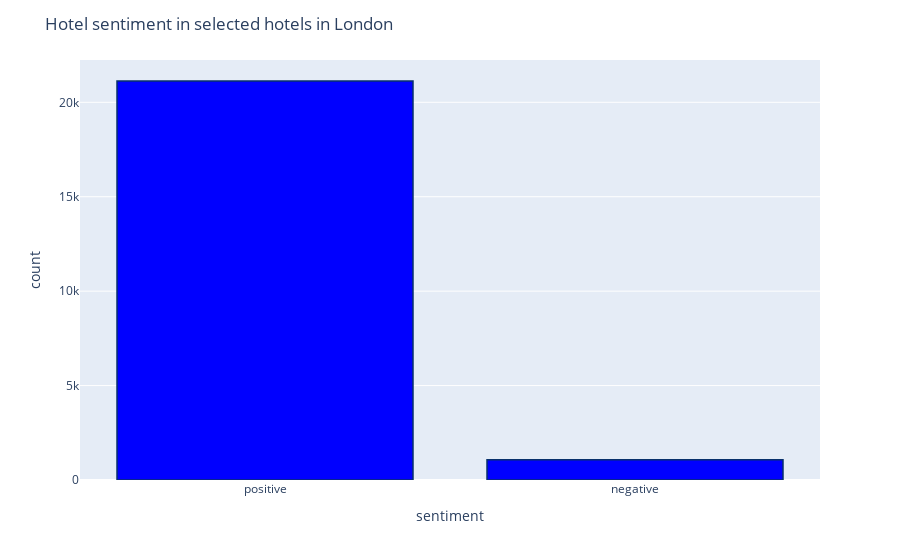

The cell this chart's notebook holds for it:
### Code cell
df1['sentiment'] = df1['sentiment_val'].replace({0 : 'negative'})
df1['sentiment'] = df1['sentiment'].replace({1 : 'positive'})
fig = px.histogram(df1, x="sentiment")
fig.update_traces(marker_color="blue",marker_line_color='rgb(8,48,107)',
                  marker_line_width=1.5)
fig.update_layout(title_text='Hotel sentiment in selected hotels in London')
fig.show()

### Figure 1 — Plotly figure (JSON) as saved in the notebook; plotly's stock layout.template omitted (floating-point values rounded to 4 significant figures; data arrays with more than 128 entries replaced by an {"elided": "..."} marker saying what was removed)
{"data": [{"alignmentgroup": "True", "bingroup": "x", "hovertemplate": "sentiment=%{x}<br>count=%{y}<extra></extra>", "legendgroup": "", "marker": {"color": "blue", "line": {"color": "rgb(8,48,107)", "width": 1.5}, "pattern": {"shape": ""}}, "name": "", "offsetgroup": "", "orientation": "v", "showlegend": false, "type": "histogram", "x": {"elided": "22206 str values"}, "xaxis": "x", "yaxis": "y"}], "layout": {"barmode": "relative", "legend": {"tracegroupgap": 0}, "margin": {"t": 60}, "title": {"text": "Hotel sentiment in selected hotels in London"}, "xaxis": {"anchor": "y", "domain": [0, 1], "title": {"text": "sentiment"}}, "yaxis": {"anchor": "x", "domain": [0, 1], "title": {"text": "count"}}}}
